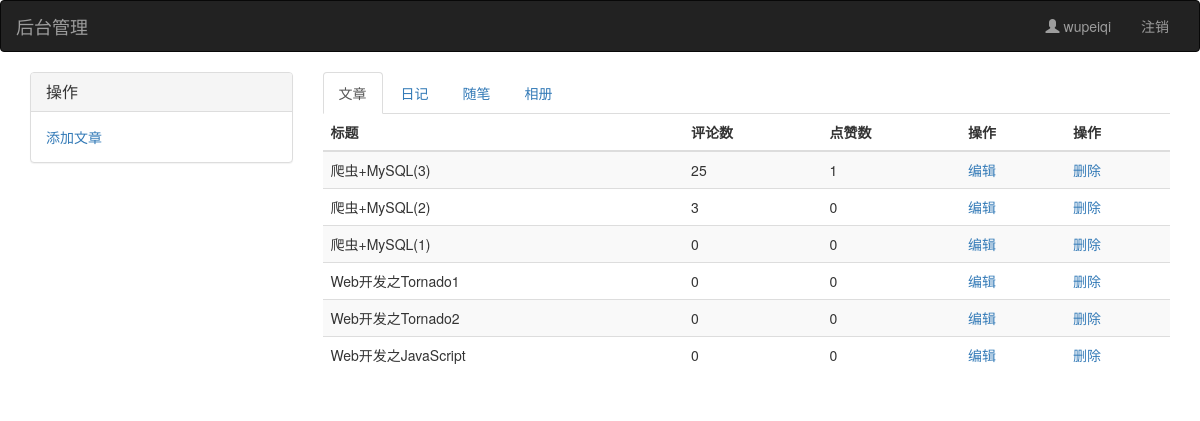
The app's page /backend/ (signed in) with its own data.
### blog/models.py (models this page shows, shortened)
class User(AbstractUser):  # AUTH_USER_MODEL = 'blog.User'
	id = models.AutoField(primary_key=True)
	telephone = models.CharField(max_length=11, null=True, unique=True)
	avatar = models.FileField(upload_to='avatars/', default='avatars/default.png')  # ?
	create_time = models.DateTimeField(verbose_name='注册时间', auto_now_add=True)  # ?
	blog = models.OneToOneField(Blog, on_delete=models.CASCADE, null=True)

class Article(models.Model):
	title = models.CharField('文章标题', max_length=64)
	description = models.CharField('文章描述', max_length=255)
	create_time = models.DateTimeField(verbose_name='发布时间', auto_now_add=True)
	content = models.TextField('文章内容')
	comment_count = models.IntegerField(default=0)
	up_count = models.IntegerField(default=0)
	down_count = models.IntegerField(default=0)
	user = models.ForeignKey(User, on_delete=models.CASCADE, verbose_name='作者')  # 连续跨表查询 未分类文章? 优化
	category = models.ForeignKey(Category, on_delete=models.CASCADE, null=True)
	tag = models.ManyToManyField(Tag, through='Article2Tag')

### blog/views.py (the view)
# urls.py: path('backend/', views.backend),
def backend(request):
	if request.user.is_authenticated:
		articles = Article.objects.filter(user=request.user)
		return render(request, 'backend/backend.html', locals())  # request articles
	return redirect(login)

### templates/backend/backend.html (shortened to what this page needs)
{% extends 'backend/base.html' %}
{% block content %}
    <div>
        <ul class="nav nav-tabs" role="tablist">
            <li role="presentation" class="active">
                <a href="#home" aria-controls="home" role="tab"
                   data-toggle="tab">文章</a>
            </li>
            <li role="presentation">
                <a href="#profile" aria-controls="profile" role="tab"
                   data-toggle="tab">日记</a>
            </li>
            <li role="presentation">
                <a href="#messages" aria-controls="messages" role="tab" data-toggle="tab">随笔</a>
            </li>
            <li role="presentation">
                <a href="#settings" aria-controls="settings" role="tab" data-toggle="tab">相册</a>
            </li>
        </ul>
        <div class="tab-content">
            <div role="tabpanel" class="tab-pane active" id="home">
                <table class="table table-hover table-striped">
                    <thead>
                    <tr>
                        <th>标题</th>
                        <th>评论数</th>
                        <th>点赞数</th>
                        <th>操作</th>
                        <th>操作</th>
                    </tr>
                    </thead>
                    <tbody>
                    {% for article in articles %}
                        <tr>
                            <td>{{ article.title }}</td>
                            <td>{{ article.comment_count }}</td>
                            <td>{{ article.up_count }}</td>
                            <td><a href="">编辑</a></td>
                            <td><a href="">删除</a></td>
                        </tr>
                    {% endfor %}
                    </tbody>
                </table>
            </div>
        </div>
    </div>
{% endblock %}

### templates/backend/base.html (shortened to what this page needs)
<!DOCTYPE html>
<html lang="en">
<head>
    <link rel="stylesheet" href="/static/bootstrap-3.3.7/css/bootstrap.css">
</head>
<body>
<nav class="navbar navbar-inverse">
    <div class="container-fluid">
        <div class="navbar-header">
            <a class="navbar-brand" href="/backend/">后台管理</a>
        </div>
        <div class="collapse navbar-collapse" id="bs-example-navbar-collapse-1">
            <ul class="nav navbar-nav navbar-right">
                <li><a href="#"><span class="glyphicon glyphicon-user"
                                      aria-hidden="true"></span>&nbsp;{{ request.user.username }}</a></li>
                <li><a href="{% url 'logout' %}">注销</a></li>
            </ul>
        </div>
    </div>
</nav>
<div class="container">
    <div class="row">
        <div class="col-md-3">
            <div class="panel panel-default">
                <div class="panel-heading">
                    <h3 class="panel-title">操作</h3>
                </div>
                <div class="panel-body">
                    <a href="/addarticle/">添加文章</a>
                </div>
            </div>
        </div>
        <div class="col-md-9">
            {% block content %}
            {% endblock %}
        </div>
    </div>
</div>
</body>
</html>

### records on screen
User: user.username "wupeiqi"
Article: title "爬虫+MySQL(3)", comment_count "25", up_count "1"
Article: title "爬虫+MySQL(2)", comment_count "3", up_count "0"
Article: title "爬虫+MySQL(1)", comment_count "0", up_count "0"
Article: title "Web开发之Tornado1", comment_count "0", up_count "0"
Article: title "Web开发之Tornado2", comment_count "0", up_count "0"
Article: title "Web开发之JavaScript", comment_count "0", up_count "0"
